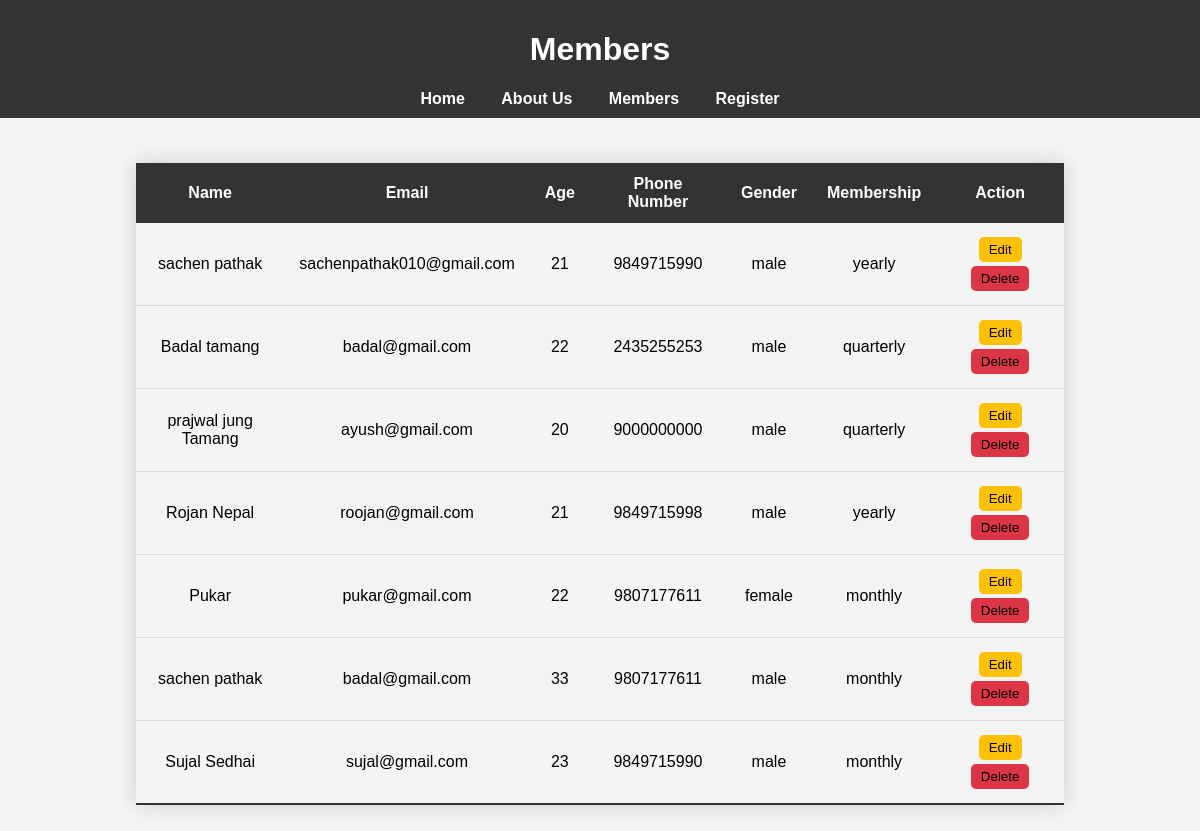
/members/, run on an earlier commit of the app's database.
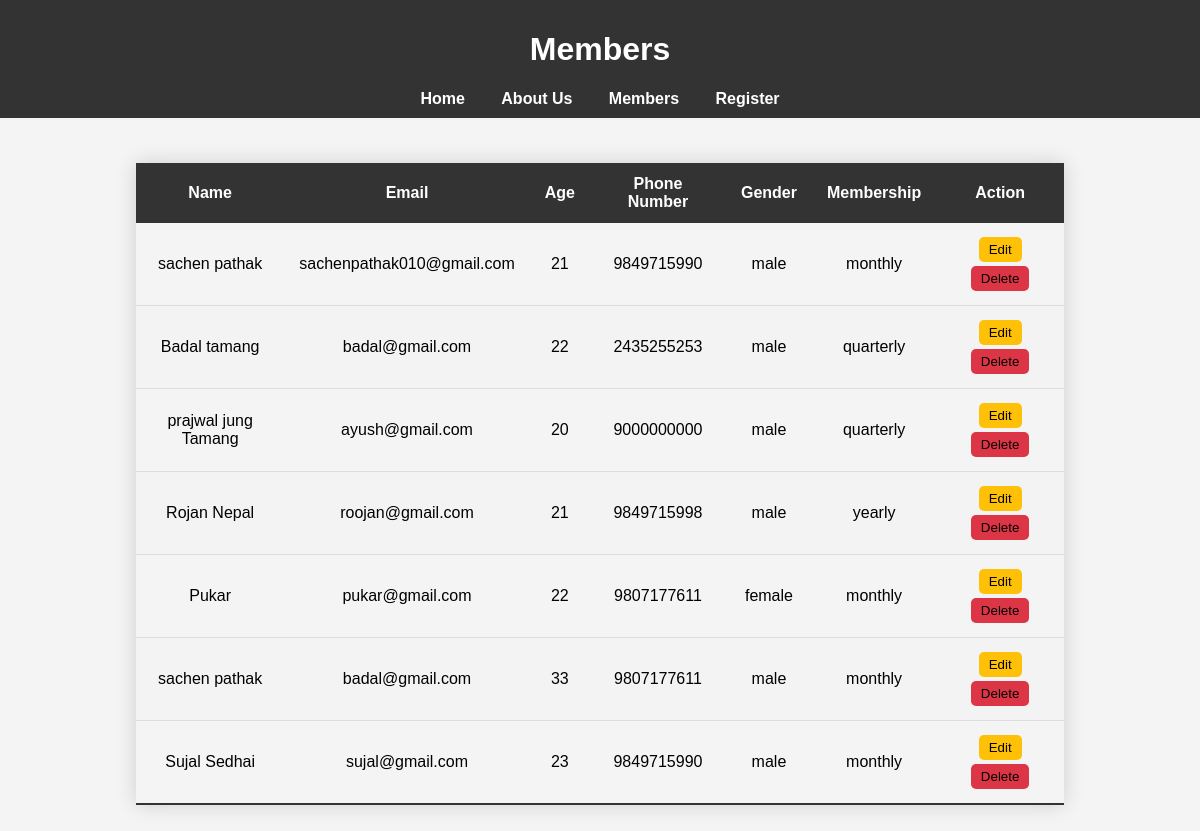
And on a later commit of the database.
### gymapp/models.py (models this page shows, shortened)
class Todo(models.Model):
    name = models.CharField(max_length=50)
    email = models.EmailField(max_length=254, null=True, blank=True)
    age = models.IntegerField(default=18)
    phone = models.CharField(max_length=15)
    gender = models.CharField(max_length=10)
    membership = models.CharField(max_length=20)

### gymapp/views.py (the view)
# urls.py: path('members/', members,name='members'),
def members(request):
    page = "Members"
    todo_objs = Todo.objects.all()
    context = {
        "Todos": todo_objs,
        "page": page,
    }
    return render(request, "members.html", context)

### Template/members.html (shortened to what this page needs)
{% load static %}
<!DOCTYPE html>
<html lang="en">
  <head>
    <link rel="stylesheet" href=" {% static 'css/style.css' %} " />
  </head>
  <body>
    {% include "navbar.html" %}
    <div class="table-container">
      <table class="styled-table">
        <thead>
          <tr>
            <th scope="col">Name</th>
            <th scope="col">Email</th>
            <th scope="col">Age</th>
            <th scope="col">Phone Number</th>
            <th scope="col">Gender</th>
            <th scope="col">Membership</th>
            <th scope="col">Action</th>
          </tr>
        </thead>
        <tbody>
          {% for Todo in Todos %}
          <tr>
            <td>{{Todo.name}}</td>
            <td>{{Todo.email}}</td>
            <td>{{Todo.age}}</td>
            <td>{{Todo.phone}}</td>
            <td>{{Todo.gender}}</td>
            <td>{{Todo.membership}}</td>
            <td>
              <a href="{% url 'edit' pk=Todo.id %}">
                <button type="button" class="btn btn-warning">Edit</button>
              </a>
              <a href="{% url 'delete' pk=Todo.id %}">
                <button type="button" class="btn btn-danger">Delete</button>
              </a>
            </td>
          </tr>
          {% endfor %}
        </tbody>
      </table>
    </div>
    <br />
  </body>
</html>

What changed in the data, as far as the page shows it:
changed Todo "sachenpathak010@gmail.com": membership "yearly" → "monthly"
